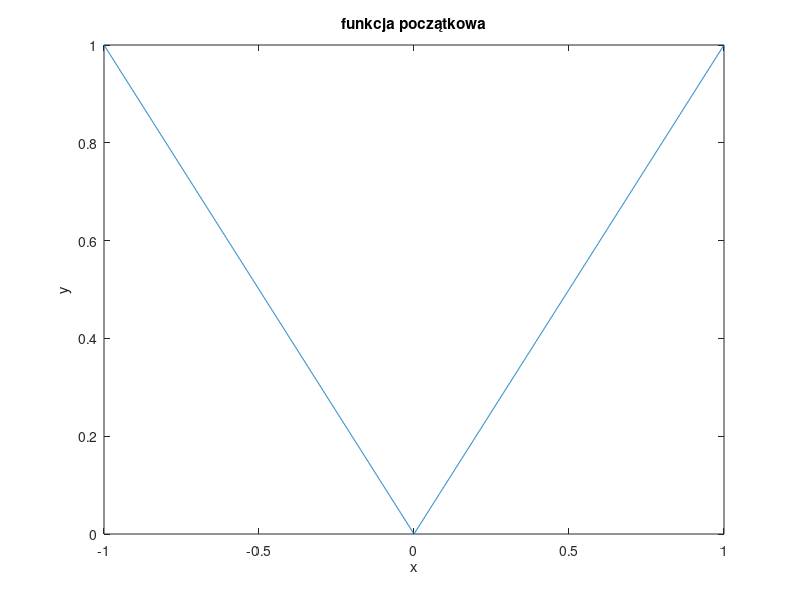
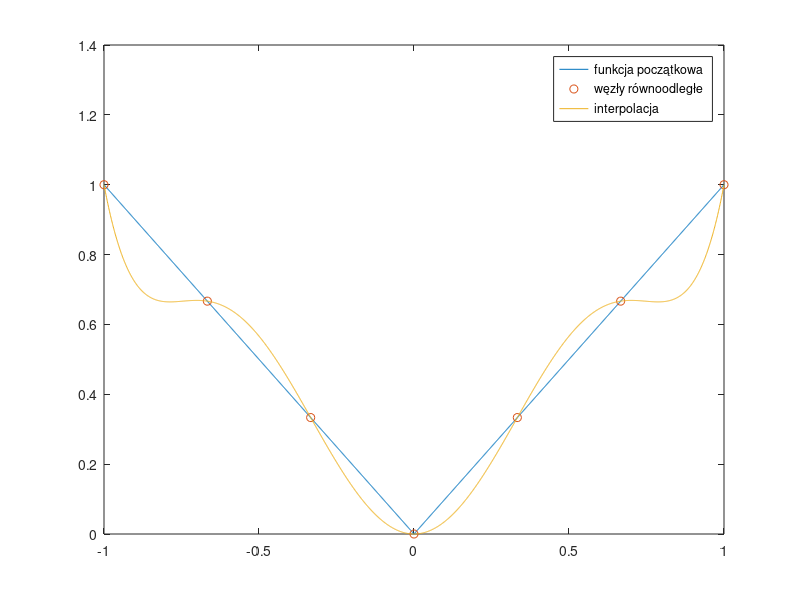
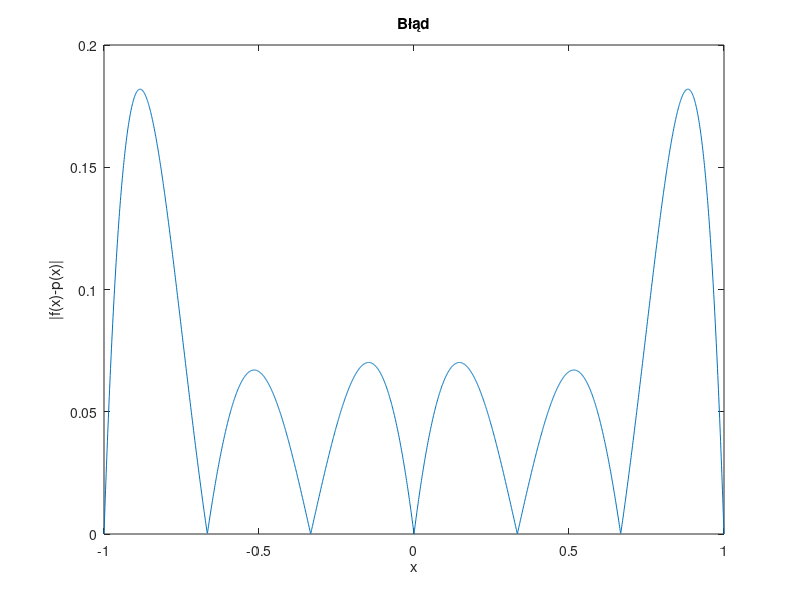
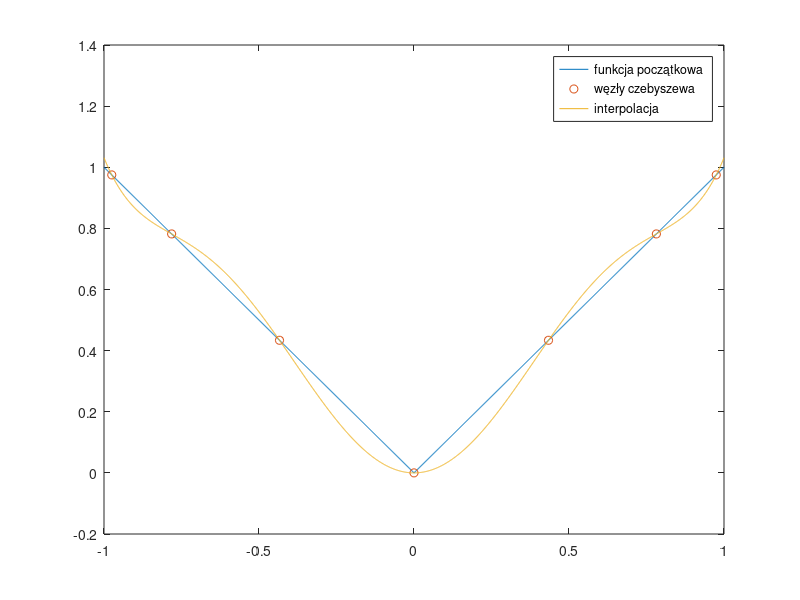

Source code (MATLAB) for these figures, in order:
f =@(x) abs(x)

% wykres funkcji;
x = -1:1e-3:1;
y = f(x);
figure
plot(x,y); title('funkcja początkowa'); xlabel('x');ylabel('y');

% 7 równoodległych węzłów
xc = linspace(-1,1,7);
yc = f(xc);
p = polyfit(xc,yc,6);
figure 
plot(x,y)
hold on; 
plot(xc,yc,'o',x,polyval(p,x));
legend('funkcja początkowa','węzły równoodległe','interpolacja')
hold on;
figure
plot(x,abs(y-polyval(p,x))); xlabel('x');ylabel('|f(x)-p(x)|');title('Błąd');

% węzły Czebyszewa
n = 7;
k = 1:7;
xc = cos((2*k-1)/2/n*pi); 
yc = f(xc); 
figure
plot(x,y)
hold on;
plot(xc,yc,'o')

p = polyfit(xc,yc,n-1); 
plot(x,polyval(p,x)); 
legend('funkcja początkowa','węzły czebyszewa','interpolacja')
figure
plot(x,abs(y-polyval(p,x))); xlabel('x');ylabel('|f(x)-p(x)|');title('Błąd');

%wykres błędu od n
n=1:20;

blad_lw = zeros(1,length(n)); 
blad_cw = zeros(1,length(n)); 

for i=1:length(n)
    x_lw = linspace(-1,1,n(i)); 
    y_ln = f(x_lw);
    p_lw = polyfit(x_lw,y_ln,n(i)-1);
    blad_lw(i) = max( abs( y-polyval(p_lw,x) ) );

    k = 1:n(i); x_cw = cos((2*k-1)/2/n(i)*pi); y_cn = f(x_cw);
    p_cw = polyfit(x_cw,y_cn,n(i)-1);
    blad_cw(i) = max( abs( y-polyval(p_cw,x) ) );
end
figure
plot(n,blad_lw,n,blad_cw);
xlabel('n'); ylabel('błąd bezwzględny');
legend('węzły równoodległe','węzły Czebyszewa')